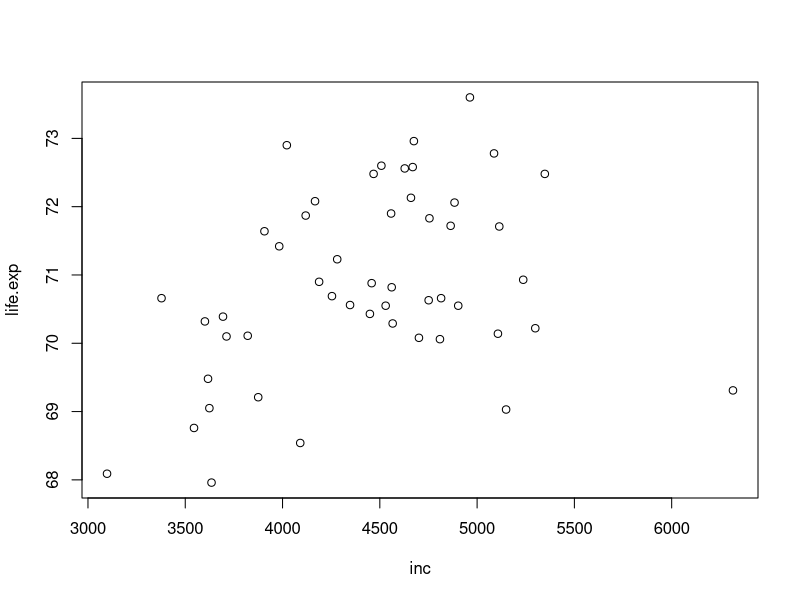
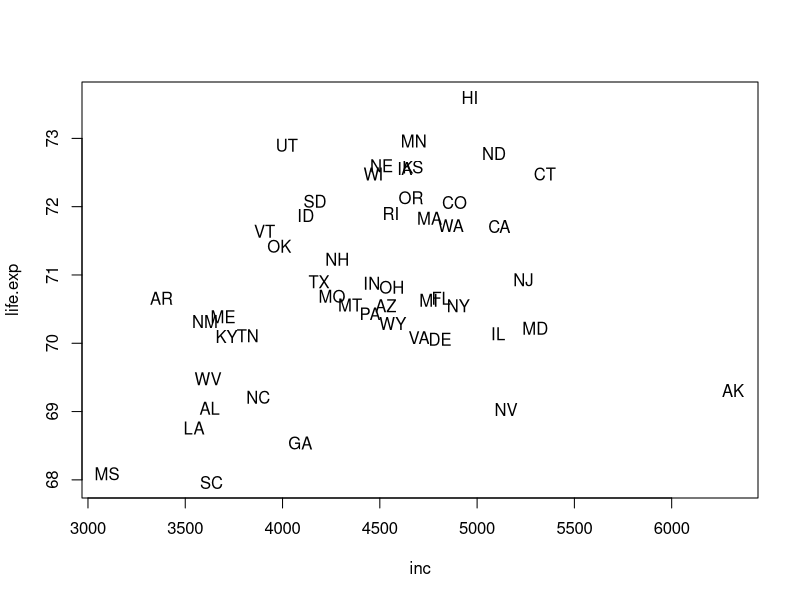
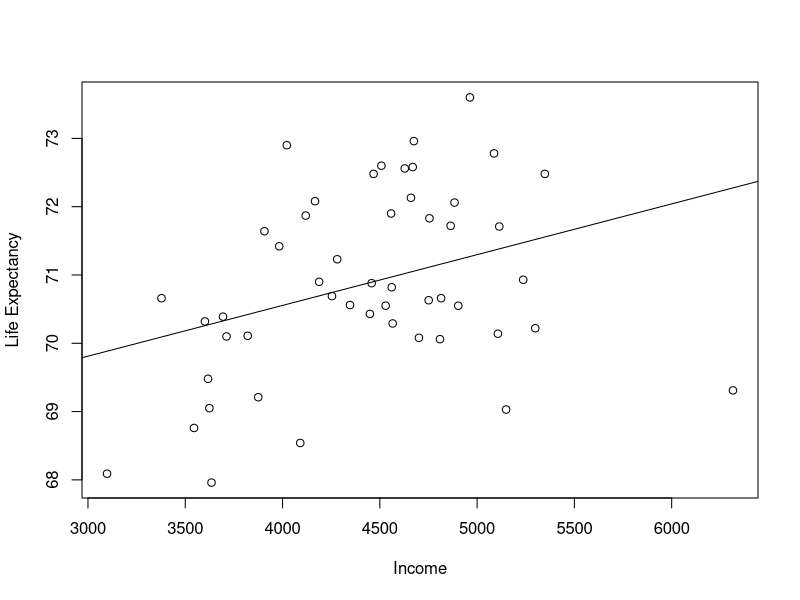
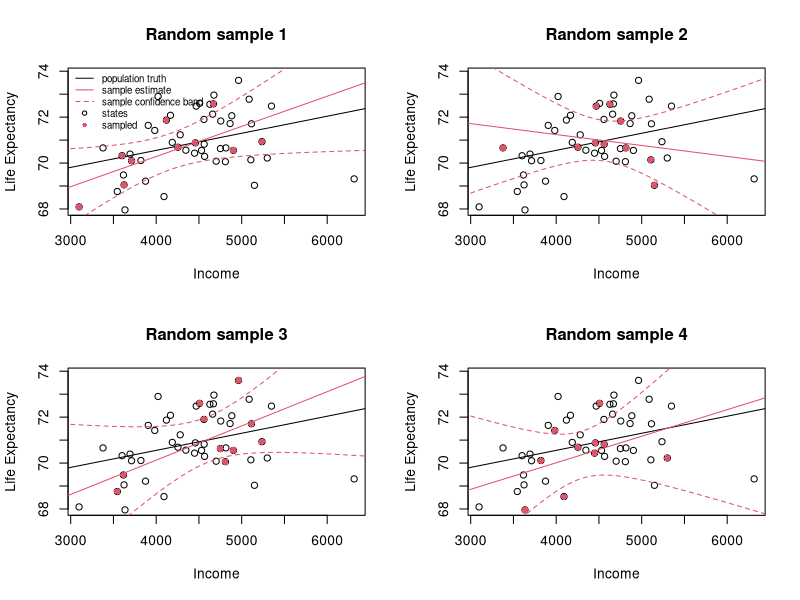

Generate these figures, in order, with R:
data(state.x77)
statedata=as.data.frame(state.x77)

##Modifying colomn names
colnames(statedata)=c("popu", "inc", "illit", "life.exp", "murder", "hs.grad", "frost", "area")

##Plot of life expectancy v income 
##There seems to be a positive correlation between the two
plot(life.exp~inc, data=statedata)

##Correlation
cor(statedata[,"life.exp"], statedata[,"inc"])

plot(life.exp~inc, data=statedata, type="n")
text(life.exp~inc, data=statedata, state.abb)

##Simple Linear Regression 
model1=lm(life.exp~inc, data=statedata)
model1

plot(life.exp~inc, data=statedata,
     xlab="Income", ylab="Life Expectancy")
abline(model1)

par(mfrow=c(2,2)) # create a panel of four plotting areas

for(i in 1:4){
  ## Plot the population
  plot(life.exp~inc, data=statedata,
       xlab="Income", ylab="Life Expectancy",
       main=paste("Random sample", format(i)),
       ylim=c(min(life.exp), max(life.exp)+0.3))
  abline(model1)
  if(i==1){
    legend(3030, 74.2, 
           pch=c(NA, NA, NA, 1, 16), 
           lty=c(1, 1, 2, NA, NA),
           col=c(1, 2, 2, 1, 2),
           c("population truth", "sample estimate",
             "sample confidence band", 
             "states", "sampled"),
           cex=0.7,
           bty="n"
    )
  }
  ## Select the sample
  selected.states=sample(1:50, 10)
  points(statedata[selected.states,"inc"], 
         statedata[selected.states,"life.exp"], pch=16, col=2)
  ## Fit a regression line using the sample
  model.sel = lm(life.exp~inc, data=statedata[selected.states,])
  abline(model.sel, col=2)
  ## Make a confidence band. 
  #### first calculate the width of the band, W.
  ww=sqrt(2*qf(0.95, 2, nrow(statedata)-2))
  #### generate plotting X values. 
  plot.x<-data.frame(inc=seq(3000, 7000, 1))
  #### se.fit=T is an option to save 
  #### the standard error of the fitted values. 
  plot.fit<-predict(model.sel, plot.x, 
                    level=0.95, interval="confidence", 
                    se.fit=T)
  
  #### lines is a function to add connected lines 
  #### to an existing plot.
  lines(plot.x$inc, plot.fit$fit[,1]+ww*plot.fit$se.fit, 
        col=2, lty=2)
  lines(plot.x$inc, plot.fit$fit[,1]-ww*plot.fit$se.fit, 
        col=2, lty=2)
}
